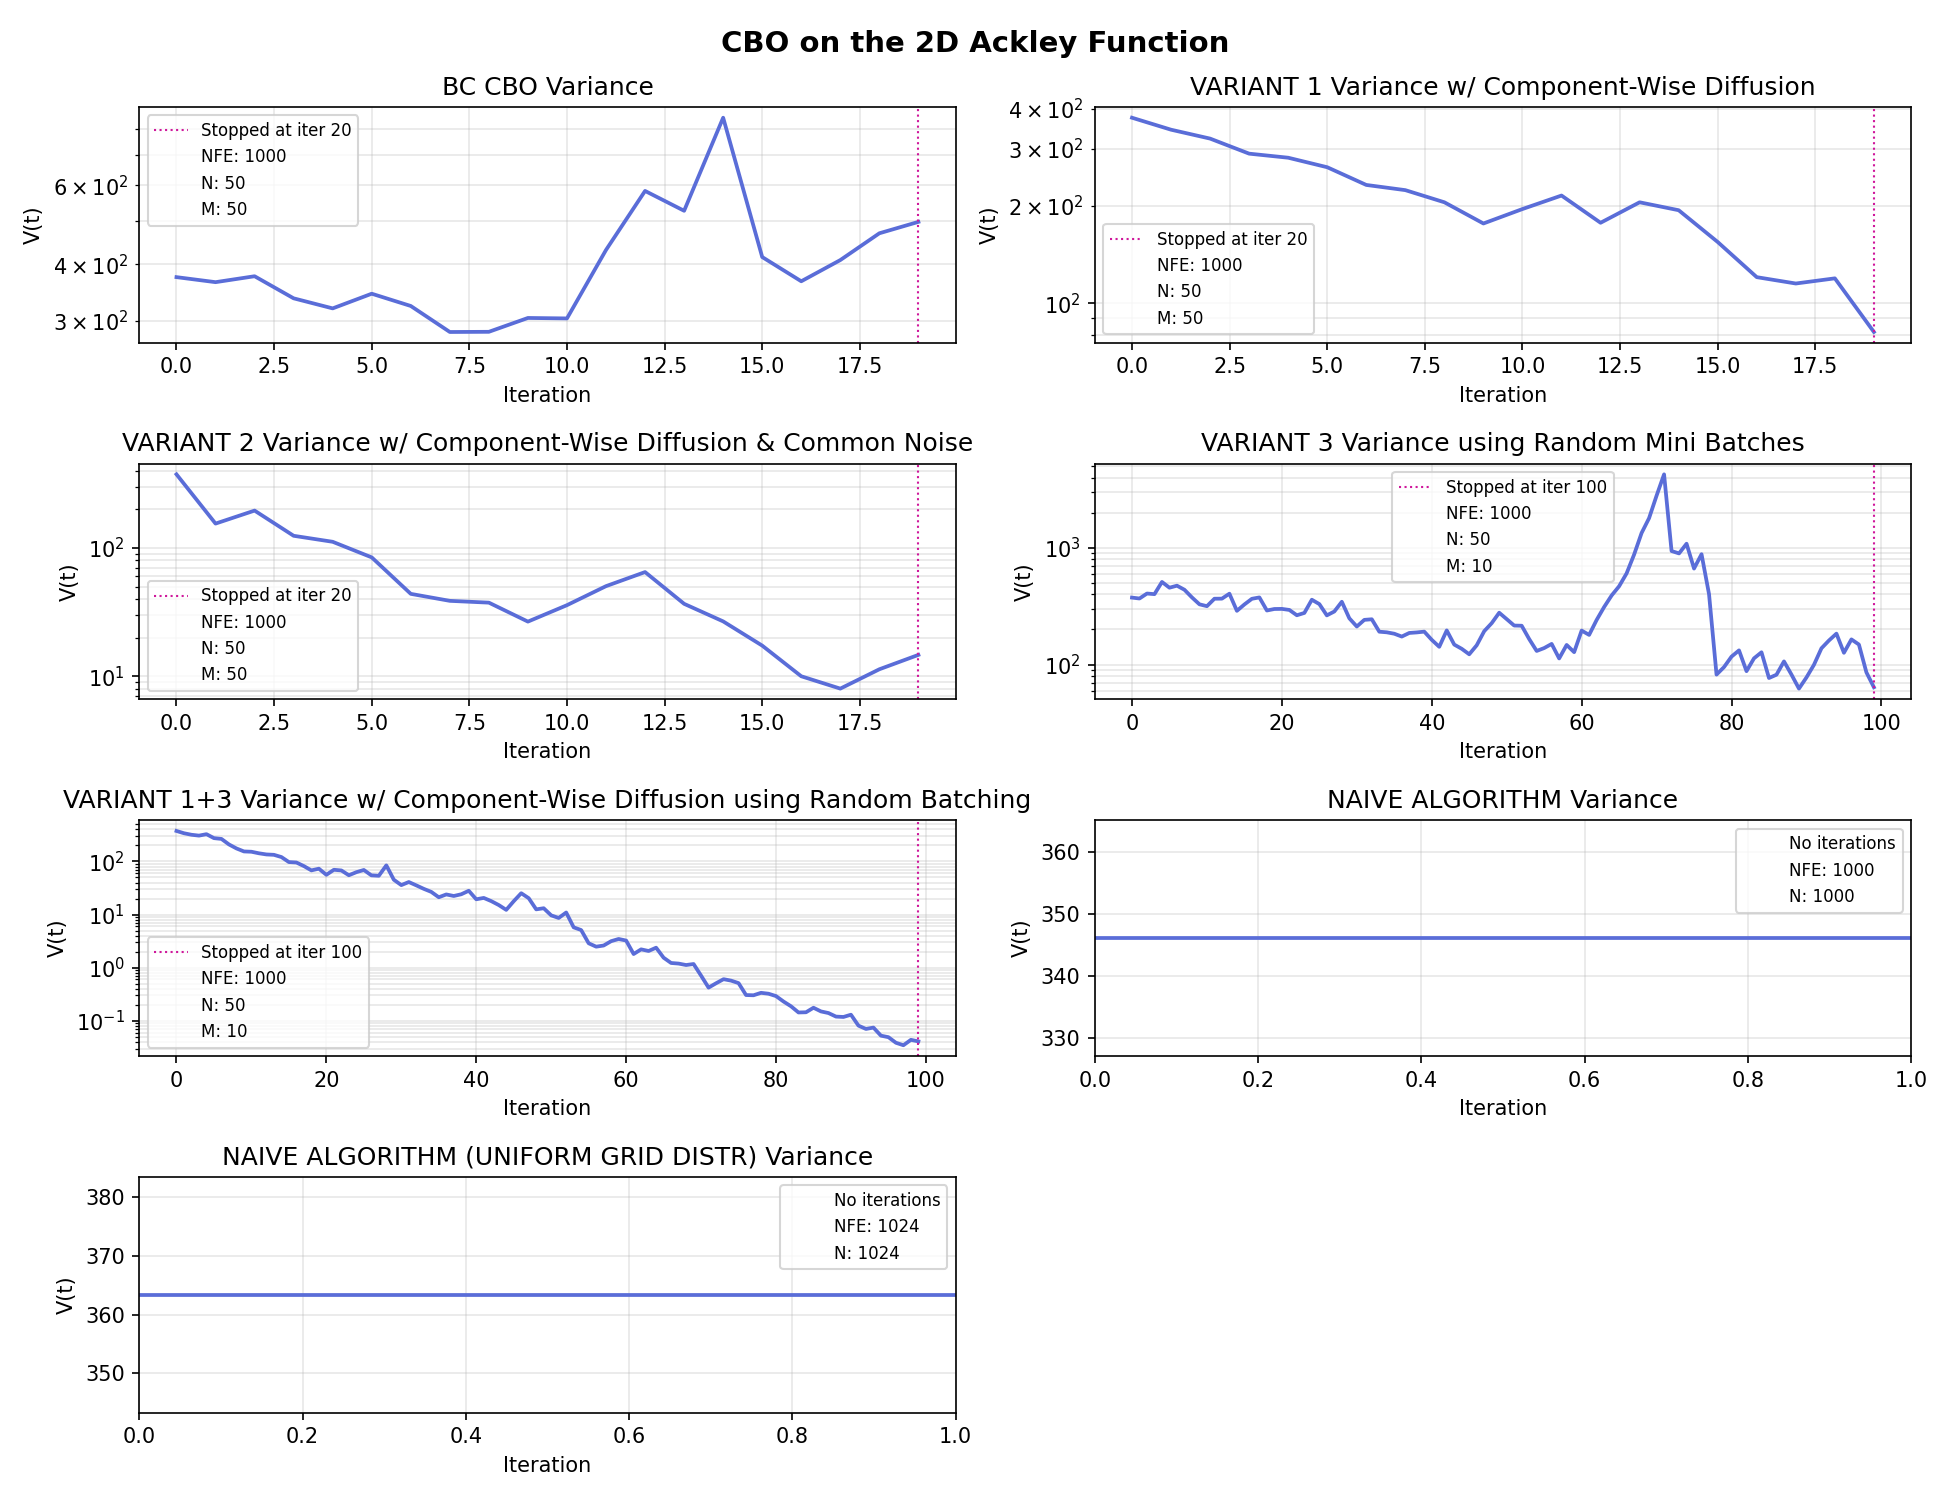

Reproduce this figure in Python.
import sys
from pathlib import Path
sys.path.append(str(Path(__file__).resolve().parent.parent))

import numpy as np
import matplotlib.pyplot as plt
import matplotlib.colors as mcolors
import matplotlib.patches as mpatches

from bc_algorithms import ackley
from var_comp import naive_fixedNFE, naive_uniform_fixedNFE, cbo_fixedNFE, component_wise_diff_fixedNFE, common_noise_fixedNFE, random_mini_batch_fixedNFE, comp_diff_random_batch_fixedNFE


# VARIANCE PLOT
def variance_hist(ax, var_hist, n_iters, n_particles=50, m_size=50):
    # plot x (iteration) and y (variance of particle distr)
    ax.semilogy(var_hist, color="#5A6DD8", linewidth=1.8)
    # draw vertical x line at index n_iters-1 to mark when the stopping criterion was met
    ax.axvline(x=n_iters-1, color="#CF179B", linestyle=":", linewidth=1, label=(f"Stopped at iter {n_iters}"))

    # ax.set_title("Loss: Variance V(t) over iterations")
    ax.set_xlabel("Iteration"); ax.set_ylabel("V(t)")
    ax.grid(alpha=0.3, which="both")

    # add info patches to legend
    handles, labels = ax.get_legend_handles_labels()
    info1 = mpatches.Patch(color='none', label=f'NFE: {m_size*n_iters}')
    info2 = mpatches.Patch(color='none', label=f'N: {n_particles}')
    info3 = mpatches.Patch(color='none', label=f'M: {m_size}')
    ax.legend(handles=handles + [info1, info2, info3], fontsize=8)

def variance_naive(ax, f=naive_fixedNFE):
    best_x, best_val, x_positions, f_vals, n_particles, variance = f(ackley, d=2)
    # draw horizontal line to compare best_val to other graphs
    ax.axhline(y=variance, color="#5A6DD8", linestyle="-", linewidth=1.8, label=(""))
    ax.set_title("NAIVE ALGORITHM Variance")
    ax.set_xlabel("Iteration"); ax.set_ylabel("V(t)")
    ax.grid(alpha=0.3, which="both")

    # add info patches to legend
    handles, labels = ax.get_legend_handles_labels()
    info1 = mpatches.Patch(color='none', label=f'No iterations')
    info2 = mpatches.Patch(color='none', label=f'NFE: {n_particles}')
    info3 = mpatches.Patch(color='none', label=f'N: {n_particles}')
    ax.legend(handles=handles + [info1, info2, info3], fontsize=8)

def main():
    # create blank canvas
    fig = plt.figure(figsize=(13,10))
    fig.suptitle("CBO on the 2D Ackley Function", fontsize=14, fontweight="bold")

    # 2x2 figure panels
    ax1 = fig.add_subplot(4,2,1)
    ax2 = fig.add_subplot(4,2,2)
    ax3 = fig.add_subplot(4,2,3)
    ax4 = fig.add_subplot(4,2,4)
    ax5 = fig.add_subplot(4,2,5)
    ax6 = fig.add_subplot(4,2,6)
    ax7 = fig.add_subplot(4,2,7)

    # plot graphs
    _, _, _, _, _, _, cbo_var_hist = cbo_fixedNFE(ackley, d=2, seed=0)
    _, _, _, _, _, _, var1_var_hist = component_wise_diff_fixedNFE(ackley, d=2, seed=0)
    _, _, _, _, _, _, var2_var_hist = common_noise_fixedNFE(ackley, d=2, seed=0)
    _, _, _, _, _, _, var3_var_hist = random_mini_batch_fixedNFE(ackley, d=2, seed=0)
    _, _, _, _, _, _, var13_var_hist = comp_diff_random_batch_fixedNFE(ackley, d=2, seed=0)

    variance_hist(ax1, cbo_var_hist, len(cbo_var_hist))
    ax1.set_title("BC CBO Variance")
    variance_hist(ax2, var1_var_hist, len(var1_var_hist))
    ax2.set_title("VARIANT 1 Variance w/ Component-Wise Diffusion")
    variance_hist(ax3, var2_var_hist, len(var2_var_hist))
    ax3.set_title("VARIANT 2 Variance w/ Component-Wise Diffusion & Common Noise")
    variance_hist(ax4, var3_var_hist, len(var3_var_hist), m_size=10)
    ax4.set_title("VARIANT 3 Variance using Random Mini Batches")
    variance_hist(ax5, var13_var_hist, len(var13_var_hist), m_size=10)
    ax5.set_title("VARIANT 1+3 Variance w/ Component-Wise Diffusion using Random Batching")

    variance_naive(ax6)
    variance_naive(ax7, f=naive_uniform_fixedNFE)
    ax7.set_title("NAIVE ALGORITHM (UNIFORM GRID DISTR) Variance")

    plt.tight_layout()
    plt.savefig("variance_plot_comp.png", dpi=150)

if __name__ == "__main__":
    main()
